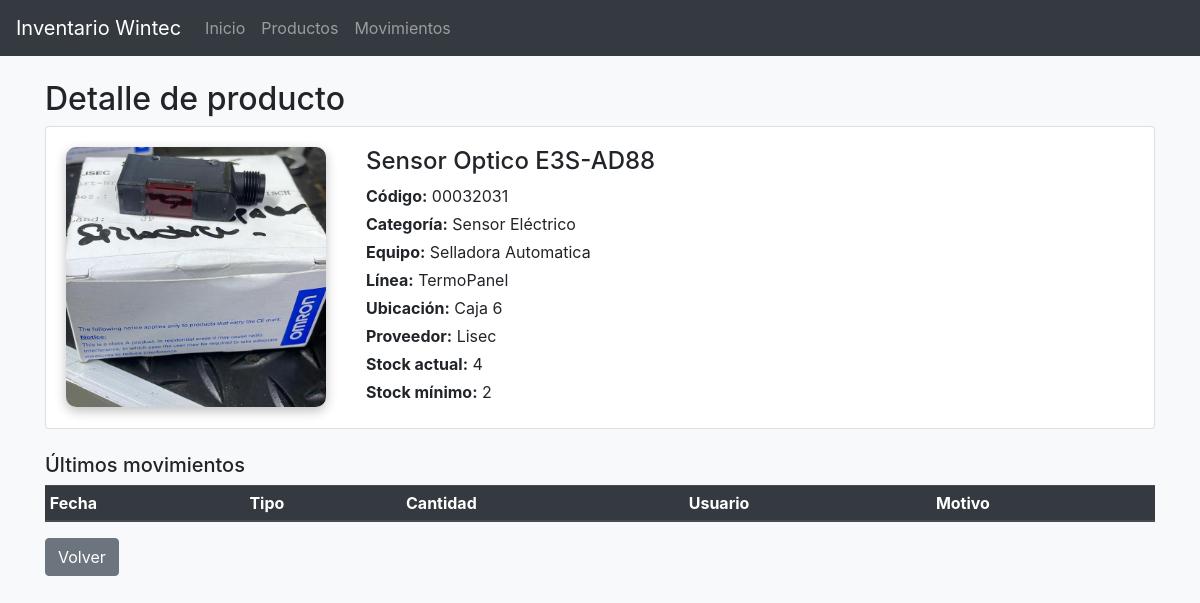
Screenshot of /productos/2 with the database file from the repository.
### tables this page shows
CREATE TABLE productos (
            id INTEGER PRIMARY KEY AUTOINCREMENT,
            codigo TEXT UNIQUE,
            nombre TEXT NOT NULL,
            categoria TEXT,
            equipo TEXT,
            linea TEXT,
            stock_minimo INTEGER DEFAULT 0,
            stock_actual INTEGER DEFAULT 0,
            ubicacion TEXT,
            proveedor TEXT,
            precio REAL,
            imagen_url TEXT
        );

### app.py (the view)
@app.route("/productos/<int:producto_id>")
def detalle_producto(producto_id):
    conn = get_db_connection()
    cur = conn.cursor()
    cur.execute("SELECT * FROM productos WHERE id = ?;", (producto_id,))
    producto = cur.fetchone()
    if not producto:
        conn.close()
        flash("Producto no encontrado.", "warning")
        return redirect(url_for("listar_productos"))
    cur.execute(
        """
        SELECT *
        FROM movimientos
        WHERE producto_id = ?
        ORDER BY fecha DESC, id DESC
        LIMIT 50;
        """,
        (producto_id,),
    )
    movimientos = cur.fetchall()
    conn.close()
    return render_template(
        "producto_detalle.html",
        producto=producto,
        movimientos=movimientos,
    )

### app.py (called while the page is built)
@app.before_request
def setup_db():
    init_db()

### db.py (called while the page is built)
def get_db_connection():
    conn = sqlite3.connect(DB_NAME)
    conn.row_factory = sqlite3.Row
    return conn

### templates/producto_detalle.html (shortened to what this page needs)
{% extends "base.html" %}
{% block content %}
<h2>Detalle de producto</h2>
<div class="card mb-4">
  <div class="card-body d-flex align-items-start">
    {% if producto.imagen_url %}
      <div class="product-photo-wrapper mr-4">
        <img src="{{ producto.imagen_url }}"
             alt="Foto del producto"
             id="productMainImage"
             class="product-photo">
      </div>
    {% endif %}
    <div class="ml-3">
      <h4>{{ producto.nombre }}</h4>
      <p class="mb-1"><strong>Código:</strong> {{ producto.codigo or "-" }}</p>
      <p class="mb-1"><strong>Categoría:</strong> {{ producto.categoria or "-" }}</p>
      <p class="mb-1"><strong>Equipo:</strong> {{ producto.equipo or "-" }}</p>
      <p class="mb-1"><strong>Línea:</strong> {{ producto.linea or "-" }}</p>
      <p class="mb-1"><strong>Ubicación:</strong> {{ producto.ubicacion or "-" }}</p>
      <p class="mb-1"><strong>Proveedor:</strong> {{ producto.proveedor or "-" }}</p>
      <p class="mb-1"><strong>Stock actual:</strong> {{ producto.stock_actual }}</p>
      <p class="mb-1"><strong>Stock mínimo:</strong> {{ producto.stock_minimo }}</p>
    </div>
  </div>
</div>
<h5>Últimos movimientos</h5>
<table class="table table-sm table-hover bg-white">
  <thead class="thead-dark">
    <tr>
      <th>Fecha</th>
      <th>Tipo</th>
      <th>Cantidad</th>
      <th>Usuario</th>
      <th>Motivo</th>
    </tr>
  </thead>
</table>
<a href="{{ url_for('listar_productos') }}" class="btn btn-secondary">Volver</a>
{% endblock %}

### templates/base.html (shortened to what this page needs)
<!DOCTYPE html>
<html lang="es">
<head>
  <link rel="stylesheet"
        href="https://stackpath.bootstrapcdn.com/bootstrap/4.5.2/css/bootstrap.min.css">
  <link rel="stylesheet"
        href="{{ url_for('static', filename='styles.css') }}">
  <link rel="stylesheet"
        href="https://cdnjs.cloudflare.com/ajax/libs/select2/4.0.13/css/select2.min.css">
</head>
<body class="bg-light">
<nav class="navbar navbar-expand-lg navbar-dark bg-dark">
  <a class="navbar-brand" href="{{ url_for('index') }}">
    Inventario Wintec
  </a>
  <div class="collapse navbar-collapse">
    <ul class="navbar-nav mr-auto">
      <li class="nav-item">
        <a class="nav-link" href="{{ url_for('index') }}">Inicio</a>
      </li>
      <li class="nav-item">
        <a class="nav-link" href="{{ url_for('listar_productos') }}">Productos</a>
      </li>
      <li class="nav-item">
        <a class="nav-link" href="{{ url_for('listar_movimientos') }}">Movimientos</a>
      </li>
    </ul>
  </div>
</nav>
<div class="container mt-4">
  {% block content %}{% endblock %}
</div>
</body>
</html>

### static/styles.css (style rules this page uses)
.product-photo-wrapper { flex-shrink: 0; }
.product-photo { width: 260px; height: 260px; object-fit: cover; border-radius: 10px; box-shadow: 0 4px 12px rgba(0,0,0,0.25); cursor: zoom-in; }

### rows the page displays
productos: imagen_url (picture), nombre "Sensor Optico E3S-AD88", codigo "00032031", categoria "Sensor Eléctrico", equipo "Selladora Automatica", linea "TermoPanel", ubicacion "Caja 6", proveedor "Lisec", stock_actual "4", stock_minimo "2"
